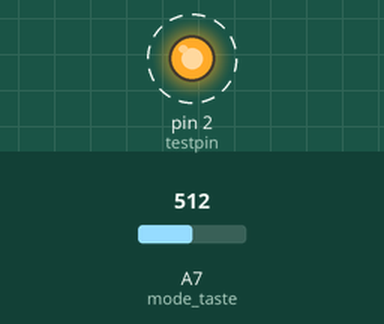
Simulated run of this sketch. Board: Arduino Nano, built with avr-gcc and run on an emulated ATmega328P. On the bench: output pins drawn as LEDs (lit = HIGH). Dashed ring = blinking. The inputs (shaded band) are chosen by the test bench; at power-on: A7 (mode_taste) = 512. What the sketch prints to the serial monitor is not drawn.

Above: at 2.11 s.
Timing chart, 0 to 5.0 s (numbered marks = the images above):
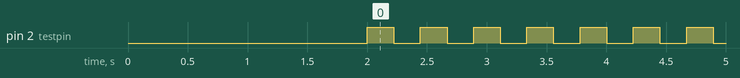

The sketch:

Raduino_Port_test_1.ino
```cpp
/*
 * Testprogramm für Raduino de DL1YAR Mai 2019
 * Basis ist der Raduino zum BITX40
 * angepasst an den vorhandenen TRX
 * mit diesem Sketch sollen der eigene Aufbau
 * getested werden und evtl Änderungen werden
 * in die
 *
 * Raduino_PortPinUser.h
 *
 * eingetragen. Diese Datei wird im Raduinosketch
 * wieder entsprechend gebraucht und MUSS dahin
 * kopiert werden
 * Es wird eine kleine LED-Schaltung als Tester
 * benötigt!
 */
#include "Raduino_PortPinUser.h"


#define NOP __asm__ __volatile__ ("nop\n\t")


//***********************************************************************
const int testpin = dreh_a; //  Hier Testpin eintragen ******************

//***********************************************************************

#define my_ver "RaduinoPortTest DL1YAR Juli2019"

//******************************************
void testport(){
  pinMode(testpin,OUTPUT);
  digitalWrite(testpin, !digitalRead(testpin));
  Serial.println(testpin);
  delay(222);             // anpassen Blinkfrequenz *******
}

//******************************************
//******************************************
void setup() {
  // put your setup code here, to run once:
    Serial.begin(baud);
    Serial.println(my_ver);
    Serial.println(mycall);
     delay(2000);

}

//******************************************
void loop() {
  // zum Testen
  testport();
  Serial.print("Tastenwert: ");
  Serial.println(analogRead(mode_taste));

}
```

Raduino_PortPinUser.h
```cpp
/*
Die Raduino-Platine hat die Größe eines Standard-16x2-LCD-Panels. Es hat drei Anschlüsse:
   Erstens ist ein 8-poliger Anschluss vorhanden, der +5 V, GND und sechs analoge Eingangspins bietet, die auch verwendet werden können
   konfiguriert, um als digitale Eingangs- oder Ausgangspins verwendet zu werden. Diese werden als A0, A1, A2,
   Stifte A3, A6 und A7. Die Pins A4 und A5 fehlen an diesem Anschluss wie gewohnt
   Sprechen Sie mit dem Si5351 über das I2C-Protokoll.
    A0 A1 A2 A3 GND + 5V A6 A7
   SCHWARZ BRAUN ROT ORANGE GELB GRÜN BLAU VIOLETT (gleiche Farbcodierung wie für Widerstände)
   Zweitens ist ein 16-poliger LCD-Anschluss. Dieser Anschluss ist speziell für den Standard 16x2 vorgesehen
   LCD-Anzeige im 4-Bit-Modus. Für den 4-Bit-Modus sind 4 Datenleitungen und zwei Steuerleitungen erforderlich:
   Verwendete Zeilen sind: RESET, ENABLE, D4, D5, D6, D7
   Wir fügen die Bibliothek hinzu und deklarieren auch die Konfiguration des LCD-Panels
   */
  // LiquidCrystal(rs, enable, d4, d5, d6, d7)
  // LiquidCrystal lcd(8, 9, 10, 11, 12, 13);
  #define lcd_rs (8)
  #define lcd_en (9)
  #define lcd_d4 (10)
  #define lcd_d5 (11)
  #define lcd_d6 (12)
  #define lcd_d7 (13)
  /*
  Wir müssen die Pinbelegung für verschiedene Zwecke sorgfältig auswählen.
   Es gibt zwei Sätze vollständig programmierbarer Stifte am Raduino.
   Auf der Oberseite der Platine befindet sich in Übereinstimmung mit dem LCD-Anschluss ein 8-poliger Anschluss
   Das ist hauptsächlich für analoge Eingänge und die Steuerung auf der Frontplatte gedacht. Es hat einen geregelten 5V Ausgang,
   Boden und sechs Stifte. Jeder dieser sechs Pins kann individuell programmiert werden
   entweder als analoger Eingang, digitaler Eingang oder digitaler Ausgang.
   Die Pins sind wie folgt belegt:
          A0, A1, A2, A3, GND, +5 V, A6, A7
       Pin 8 7 6 5 4 3 2 1 (Stecker P1)
        SCHWARZ BRAUN ROT ORANGE GELB GRÜN BLAU VIOLETT
        (Halten Sie das Board hoch, sodass die Rückseite des Boards Ihnen zugewandt ist.)
   Obwohl dies sowieso zugewiesen werden kann, werden wir für diese Anwendung des Arduino Folgendes machen
   Zuordnung:
   A0 (digitaler Eingang) zur Erkennung der PTT. An den Ausgang von U3 (LM7805) des BITX40 anschließen.
      Auf diese Weise erhält der A0-Eingang 0 V (LOW), wenn die PTT-Taste nicht gedrückt wird, und + 5 V (HIGH), wenn die PTT-Taste gedrückt wird.
   A1 (digitaler Eingang) dient zum Anschließen an eine gerade Taste oder an den 'Dit'-Kontakt eines Paddle-Keyers. Öffnen (HOCH) während des Hochfahrens, schalten Sie während des Herunterfahrens auf Masse (NIEDRIG).
   A2 (digitaler Eingang) kann zur Kalibrierung verwendet werden, indem diese Leitung geerdet wird (nicht erforderlich, wenn Sie die Funktionstaste bei A3 haben).
   A3 (digitaler Eingang) ist mit einem Taster verbunden, der diese Leitung kurzzeitig erden kann. Diese Funktionstaste wird zum Umschalten zwischen verschiedenen Modi usw. verwendet.
   A4 (wird bereits für Gespräche mit dem SI5351 verwendet)
   A5 (wird bereits für Gespräche mit dem SI5351 verwendet)
   A6 (Analogeingang) wird derzeit nicht verwendet
   A7 (Analogeingang) wird mit den beiden anderen Enden an einen Mittelstift eines 100K- oder 10K-Linearpotentiometers guter Qualität angeschlossen
       Masse- und +5 V-Leitungen sind am Stecker verfügbar. Dies implementiert den Abstimmungsmechanismus.!!!!!!


 Der zweite Satz von 16 Pins am unteren Anschluss P3 verfügt über die drei Taktausgänge und die digitalen Leitungen zur Steuerung des Rigs.
 Diese Zuordnung ist wie folgt:
 Pin 1    2     3   4    5   6    7   8   9   10  11 12 13 14 15 16 (Stecker P3)
   +12 V +12 V CLK2 GND GND CLK1 GND GND CLK0 GND D2 D3 D4 D5 D6 D7
     Auch diese sind flexibel, was Sie damit machen können. Für den Raduino verwenden wir sie, um:
     Ausgang D2 - PULSE: wird für den kapazitiven Touchkeyer verwendet
     Eingang D3 - DAH: wird mit dem 'Dah'-Kontakt eines Paddle-Keyers verbunden (Schalter auf Masse).
     Eingang D4 - SPOT: ist mit einem Taster verbunden, der diese Leitung kurzzeitig erden kann. Wenn die SPOT-Taste gedrückt wird, wird ein Mithörton für die Null-Takt-Abstimmung erzeugt.
     Ausgang D5 - CW_TONE: Seitentonausgabe
     Ausgang D6 - Leitung CW_CARRIER: Schaltet den Träger für CW ein
     Ausgang D7 - TX_RX Leitung: Schaltet im CW-Modus zwischen Senden und Empfangen um
     */
/*
#define PTT_SENSE (A0)
#define KEY (A1)
#define FBUTTON (A3)
#define CLARIFIER (A6)
#define ANALOG_TUNING (A7)
*/
//******************************************************************************************
// ab hier persönliche Anpassungen

#define mycall "DL1YAR"

#define baud 9600     //Baudrate

#define my_ver "Raduinotest 0.5a"

//40m Band in Hz

const int dreh_a = 2;
const int dreh_b = 3;

#define mode_taste (A7) //juni19 angepasst

int taste_w[] ={810,0,507,680,765};//Werte anpassen mit Testprogramm ermitteln

int mode, mode_max = 4;// *Mode +1 !!
char *Mode [] = {"CALi","CwU","CwL","USB","LSB"};

uint64_t mode_diff[] ={0,800,-800,2000,-2000};//BFO-Shift in Hz TESTEN************
uint64_t Zf =12000000;// in Hz

int vfo_max = 4, vfo_m;
char *vfo_ [] ={"Rx==Tx","Rx!=Tx","Tx!=Rx","  Rx  "," Tx  "};

int band,band_max = 3; // max bandabschnitte 160m .... 2m  band_seg +1
uint64_t band_seg[] ={7000000,7050000,7100000,7160000};// hier nur zum TESTEN************

uint64_t vfo_schritt[] ={1,5,10,20,50,100,500,1000,2000,5000};//in Hz
int vfo_sw,vfo_ma =10;

//------------------------------------------
//------------------------------------------
uint64_t target_freq = 1000000000ULL; // 10 MHz, in hundredths of hertz CALIBRATION----------
int32_t cal_factor = 0;
int32_t old_cal = 0;
//******************************************
//#define testpin 32
```

Measured:
- by itself, pin 2 (testpin): alternates HIGH for 0.22 s and LOW for 0.22 s
